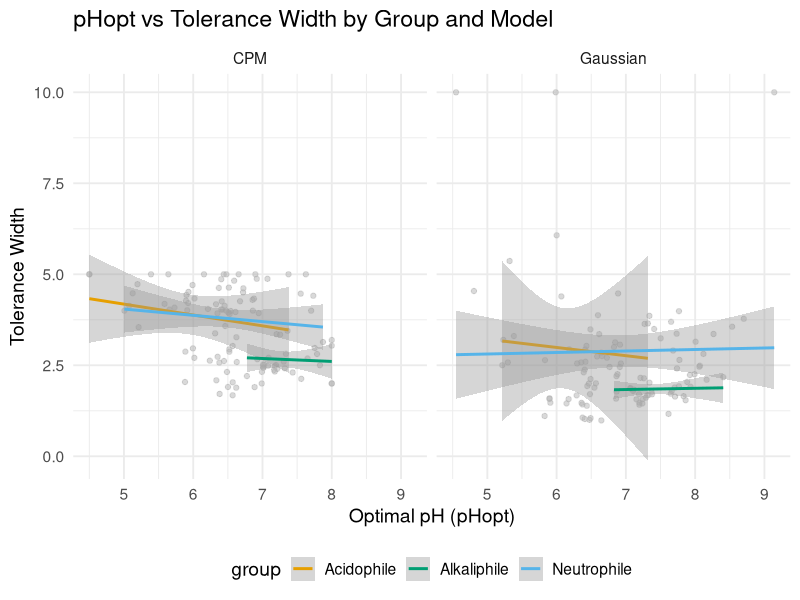
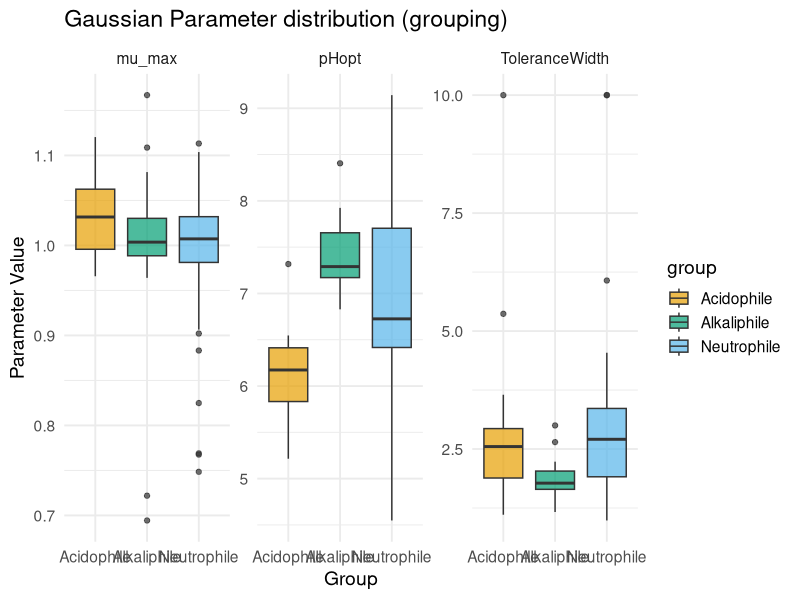
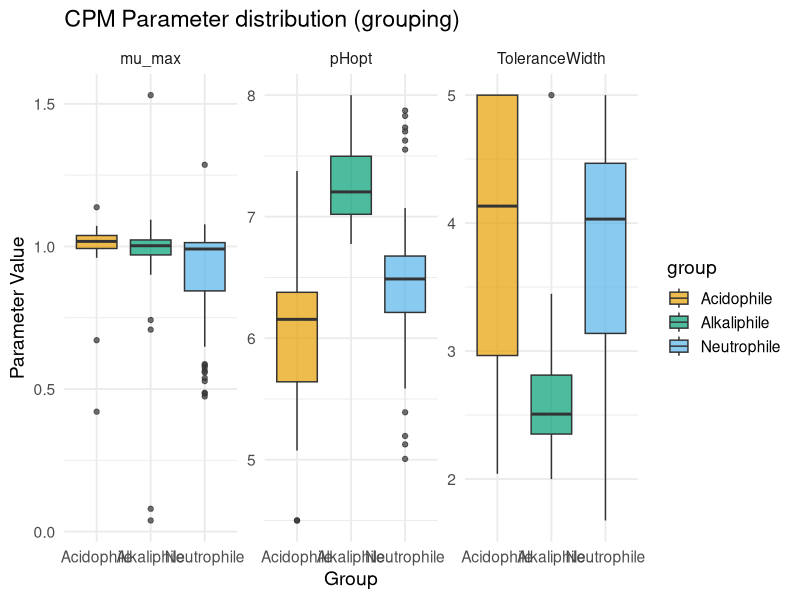

Reproduce these figures in R, in order.
# ===============================
# Load Package
# ===============================
library(tidyverse)
library(minpack.lm)
library(readxl)

# ===============================
# Data reading and cleaning
# ===============================
data <- read_excel("../data/pH-growth rate dataset.xlsx")

cleaned_data <- data %>%
  filter(!is.na(`standard trait value`), !is.na(`second stressor value`)) %>%
  mutate(
    growth_rate = as.numeric(`standard trait value`),
    pH = as.numeric(`second stressor value`),
    originalid = as.character(`original id`)
  ) %>%
  group_by(originalid) %>%
  mutate(
    growth_rate = growth_rate / max(growth_rate, na.rm = TRUE),
    group = case_when(
      mean(range(pH, na.rm = TRUE)) < 6.0 ~ "Acidophile",
      mean(range(pH, na.rm = TRUE)) > 7.5 ~ "Alkaliphile",
      TRUE ~ "Neutrophile"
    )
  ) %>%
  ungroup() %>%
  select(originalid, pH, growth_rate, group)

group_info <- cleaned_data %>% select(originalid, group) %>% distinct()

# ===============================
# Model Definition
# ===============================
gaussian_model <- function(pH, mu_max, pHopt, sigma) {
  mu_max * exp(-((pH - pHopt)^2) / (2 * sigma^2))
}

cpm_model <- function(pH, Amax, pHmin, pHopt, pHmax) {
  numerator <- (pH - pHmin) * (pH - pHmax)
  denominator <- numerator - (pH - pHopt)^2
  Amax * (numerator / denominator)
}

# ===============================
# Gaussian  fitting
# ===============================
fit_gaussian <- function(df) {
  if (length(unique(df$pH)) < 4 || all(df$growth_rate == 0)) return(NULL)
  tryCatch({
    fit <- nlsLM(
      growth_rate ~ gaussian_model(pH, mu_max, pHopt, sigma),
      data = df,
      start = list(mu_max = max(df$growth_rate), pHopt = mean(df$pH), sigma = sd(df$pH)/2),
      control = nls.lm.control(maxiter = 500),
      lower = c(0.001, 3.0, 0.05), upper = c(10, 10, 5)
    )
    coef(fit) %>%
      as.list() %>%
      as_tibble() %>%
      mutate(ToleranceWidth = 2 * sigma, originalid = df$originalid[1]) %>%
      select(originalid, mu_max, pHopt, sigma, ToleranceWidth)
  }, error = function(e) NULL)
}

# ===============================
# CPM  fitting
# ===============================
fit_cpm <- function(df) {
  if (length(unique(df$pH)) < 4 || diff(range(df$pH)) < 0.75) return(NULL)
  tryCatch({
    r <- range(df$pH)
    span <- diff(r)
    fit <- nlsLM(
      growth_rate ~ cpm_model(pH, Amax, pHmin, pHopt, pHmax),
      data = df,
      start = list(
        Amax = max(df$growth_rate),
        pHmin = r[1] + 0.05 * span,
        pHopt = mean(df$pH),
        pHmax = r[2] - 0.05 * span
      ),
      lower = c(0, 4.0, 4.5, 5.5), upper = c(2, 7, 8, 9),
      control = nls.lm.control(maxiter = 500)
    )
    coef(fit) %>%
      as.list() %>%
      as_tibble() %>%
      mutate(ToleranceWidth = pHmax - pHmin, originalid = df$originalid[1]) %>%
      rename(mu_max = Amax) %>%
      select(originalid, mu_max, pHopt, ToleranceWidth)
  }, error = function(e) NULL)
}

# ===============================
# Batch  fitting
# ===============================
gaussian_results <- cleaned_data %>%
  group_by(originalid) %>%
  group_split() %>%
  map_df(fit_gaussian) %>%
  left_join(group_info, by = "originalid") %>%
  mutate(model = "Gaussian")

cpm_results <- cleaned_data %>%
  group_by(originalid) %>%
  group_split() %>%
  map_df(fit_cpm) %>%
  left_join(group_info, by = "originalid") %>%
  mutate(model = "CPM")

combined_results <- bind_rows(gaussian_results, cpm_results)

# ===============================
# Color settings
# ===============================
group_colors <- c(
  "Acidophile" = "#E69F00",
  "Neutrophile" = "#56B4E9",
  "Alkaliphile" = "#009E73"
)

# ===============================
# Boxplot function
# ===============================
plot_param_box <- function(df, model_name) {
  df_long <- df %>%
    pivot_longer(cols = c(mu_max, pHopt, ToleranceWidth),
                 names_to = "Parameter", values_to = "Value")
  
  ggplot(df_long, aes(x = group, y = Value, fill = group)) +
    geom_boxplot(alpha = 0.7) +
    facet_wrap(~ Parameter, scales = "free_y") +
    scale_fill_manual(values = group_colors) +
    labs(title = paste0(model_name, " Parameter distribution (grouping) "),
         x = "Group", y = "Parameter Value") +
    theme_minimal(base_size = 14)
}

# ===============================
# pHopt vs Tolerance Width
# ===============================
ggplot(combined_results, aes(x = pHopt, y = ToleranceWidth)) +
  geom_point(color = "gray70", alpha = 0.5) +
  geom_smooth(aes(color = group), method = "lm", se = TRUE, linewidth = 1) +
  facet_wrap(~ model) +
  scale_color_manual(values = group_colors) +
  labs(title = "pHopt vs Tolerance Width by Group and Model",
       x = "Optimal pH (pHopt)", y = "Tolerance Width") +
  theme_minimal(base_size = 14) +
  theme(legend.position = "bottom")

# ===============================
# Output plots
# ===============================
plot_param_box(gaussian_results, "Gaussian")
plot_param_box(cpm_results, "CPM")
